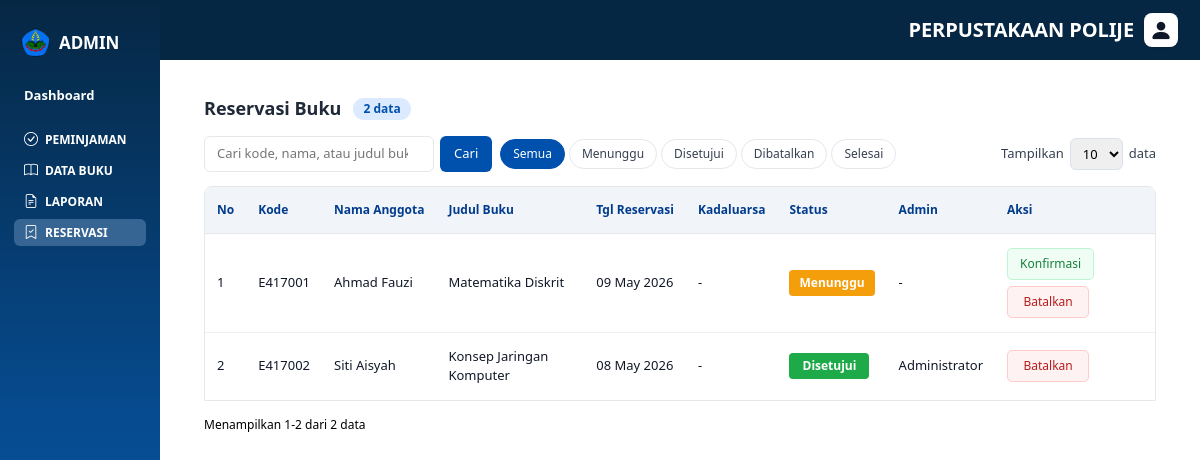
Page /admin/index.php?menu=reservasi on the committed database.
### tables this page shows
CREATE TABLE reservasi (
    id_reservasi INT AUTO_INCREMENT PRIMARY KEY,
    id_anggota INT NOT NULL,
    id_admin INT DEFAULT NULL,
    id_buku INT NOT NULL,
    tanggal_reservasi DATE NOT NULL,
    status ENUM('menunggu', 'disetujui', 'dibatalkan', 'selesai') NOT NULL DEFAULT 'menunggu',
    created_at TIMESTAMP NULL DEFAULT CURRENT_TIMESTAMP,
    updated_at TIMESTAMP NULL DEFAULT CURRENT_TIMESTAMP ON UPDATE CURRENT_TIMESTAMP,
    FOREIGN KEY (id_anggota) REFERENCES anggota(id_anggota)
        ON UPDATE CASCADE
        ON DELETE RESTRICT,
    FOREIGN KEY (id_admin) REFERENCES admin(id_admin)
        ON UPDATE CASCADE
        ON DELETE SET NULL,
    FOREIGN KEY (id_buku) REFERENCES buku(id_buku)
        ON UPDATE CASCADE
        ON DELETE RESTRICT
);

CREATE TABLE anggota (
    id_anggota INT AUTO_INCREMENT PRIMARY KEY,
    nim VARCHAR(20) NOT NULL UNIQUE,
    nama VARCHAR(100) NOT NULL,
    jurusan VARCHAR(100) NOT NULL DEFAULT '-',
    total_denda INT NOT NULL DEFAULT 0,
    nama_anggota VARCHAR(100) DEFAULT NULL,
    email VARCHAR(100) NOT NULL UNIQUE,
    password VARCHAR(255) NOT NULL,
    no_telepon VARCHAR(20) DEFAULT NULL,
    alamat TEXT DEFAULT NULL,
    status ENUM('aktif', 'nonaktif') NOT NULL DEFAULT 'aktif',
    created_at TIMESTAMP NULL DEFAULT CURRENT_TIMESTAMP,
    updated_at TIMESTAMP NULL DEFAULT CURRENT_TIMESTAMP ON UPDATE CURRENT_TIMESTAMP
);

CREATE TABLE buku (
    id_buku INT AUTO_INCREMENT PRIMARY KEY,
    isbn VARCHAR(20) DEFAULT NULL UNIQUE,
    judul VARCHAR(255) NOT NULL,
    penulis VARCHAR(255) NOT NULL,
    penerbit VARCHAR(255) NOT NULL,
    tahun_terbit YEAR NOT NULL,
    copy INT NOT NULL DEFAULT 0,
    id_kategori INT NOT NULL,
    cover VARCHAR(255) DEFAULT NULL,
    total_stok INT NOT NULL DEFAULT 0,
    stok_tersedia INT NOT NULL DEFAULT 0,
    created_at TIMESTAMP NULL DEFAULT CURRENT_TIMESTAMP,
    updated_at TIMESTAMP NULL DEFAULT CURRENT_TIMESTAMP ON UPDATE CURRENT_TIMESTAMP,
    FOREIGN KEY (id_kategori) REFERENCES kategori(id_kategori)
        ON UPDATE CASCADE
        ON DELETE RESTRICT
);

### controllers/ReservasiController.php (called while the page is built, shortened)
<?php
require_once __DIR__ . '/../config/database.php';
require_once __DIR__ . '/../models/Reservasi.php';
class ReservasiController
{
    private static function getConn(): mysqli
    {
        static $conn = null;
        if ($conn === null) {
            $db   = new Database();
            $conn = $db->getConnection();
        }
        return $conn;
    }
    private static function model(): Reservasi
    {
        static $model = null;
        if ($model === null) {
            $model = new Reservasi(self::getConn());
        }
        return $model;
    }
    public static function index(): array
    {
        $search       = trim($_GET['q'] ?? '');
        $filterStatus = trim($_GET['status'] ?? '');
        $perPage      = Reservasi::normalizePerPage($_GET['per_page'] ?? 10);
        $dataReservasi = self::model()->getAll($search, $filterStatus);
        $totalData   = count($dataReservasi);
        $totalPages  = max(1, (int) ceil($totalData / $perPage));
        $currentPage = min(max(1, (int) ($_GET['page'] ?? 1)), $totalPages);
        $offset      = ($currentPage - 1) * $perPage;
        return [
            'dataReservasi'   => $dataReservasi,
            'pageData'        => array_slice($dataReservasi, $offset, $perPage),
            'search'          => $search,
            'filterStatus'    => $filterStatus,
            'perPage'         => $perPage,
            'totalData'       => $totalData,
            'totalPages'      => $totalPages,
            'currentPage'     => $currentPage,
            'offset'          => $offset,
            'startDisplay'    => $totalData > 0 ? $offset + 1 : 0,
            'endDisplay'      => $totalData > 0 ? min($offset + $perPage, $totalData) : 0,
            'paginationItems' => Reservasi::paginationItems($currentPage, $totalPages),
        ];
    }
}

### models/Reservasi.php (called while the page is built, shortened)
<?php
class Reservasi
{
    private mysqli $conn;
    public function __construct(mysqli $conn)
    {
        $this->conn = $conn;
    }
    public function getAll(string $search = '', string $filterStatus = ''): array
    {
        $sql = 'SELECT
                    r.id_reservasi,
                    r.tanggal_reservasi,
                    r.status,
                    a.id_anggota,
                    a.nim,
                    a.nama as nama_anggota,
                    b.id_buku,
                    b.judul AS judul_buku,
                    adm.nama as nama_admin
                FROM reservasi r
                JOIN anggota a ON r.id_anggota = a.id_anggota
                JOIN buku    b ON r.id_buku    = b.id_buku
                LEFT JOIN admin adm ON r.id_admin = adm.id_admin
                WHERE 1=1';
        $types  = '';
        $sql .= ' ORDER BY r.created_at DESC';
        $stmt = $this->conn->prepare($sql);
        $stmt->execute();
        $result = $stmt->get_result();
        $data = [];
        while ($row = $result->fetch_assoc()) {
            $row['kode_anggota'] = $row['nim'];
            $data[] = $row;
        }
        return $data;
    }
    public static function perPageOptions(): array { return [5, 10, 15, 20]; }
    public static function normalizePerPage($value, int $default = 10): int
    {
        $value = (int) $value;
        return in_array($value, self::perPageOptions(), true) ? $value : $default;
    }
    public static function paginationItems(int $currentPage, int $totalPages): array
    {
        $items = [];
        $last  = false;
        for ($i = 1; $i <= $totalPages; $i++) {
            if ($i === 1 || $i === $totalPages || abs($i - $currentPage) <= 1) {
                $items[] = $i;
                $last    = false;
            } elseif (!$last) {
                $items[] = '...';
                $last    = true;
            }
        }
        return $items;
    }
}

### admin/pages/reservasi.php (the view, shortened to what this page needs)
<?php
require_once __DIR__ . '/../../controllers/ReservasiController.php';
extract(ReservasiController::index(), EXTR_SKIP);
function eR($v): string { return htmlspecialchars((string)$v, ENT_QUOTES, 'UTF-8'); }
function fmtTgl($d): string {
    if (empty($d)) return '-';
    $ts = strtotime((string)$d);
    return $ts ? date('d M Y', $ts) : '-';
}
$statusLabel = [
    'menunggu'   => ['label' => 'Menunggu',   'class' => 'badge-pending'],
    'disetujui'  => ['label' => 'Disetujui',  'class' => 'badge-confirmed'],
    'dibatalkan' => ['label' => 'Dibatalkan', 'class' => 'badge-cancelled'],
    'selesai'    => ['label' => 'Selesai',    'class' => 'badge-confirmed'],
];
?>
<div class="reservasi-wrapper">
    <div class="reservasi-header">
        <div class="title-group">
            <h1>Reservasi Buku</h1>
            <span class="total-badge"><?= (int)$totalData; ?> data</span>
        </div>
    </div>
    <div class="toolbar">
        <div class="toolbar-left">
            <form method="get" class="search-form">
                <input
                    type="search"
                    name="q"
                    value="<?= eR($search); ?>"
                    placeholder="Cari kode, nama, atau judul buku..."
                    class="search-input"
                    autocomplete="off"
                >
                <button type="submit" class="btn-search">Cari</button>
            </form>
            <div class="filter-group">
                <?php
                $statusOptions = [
                    ''           => 'Semua',
                    'menunggu'   => 'Menunggu',
                    'disetujui'  => 'Disetujui',
                    'dibatalkan' => 'Dibatalkan',
                    'selesai'    => 'Selesai',
                ];
                foreach ($statusOptions as $val => $lbl):
                    $active = ($filterStatus === $val) ? 'active' : '';
                ?>
                    <a href="?menu=reservasi&status=<?= eR($val); ?>&q=<?= eR($search); ?>&per_page=<?= (int)$perPage; ?>"
                       class="filter-chip <?= $active; ?>">
                        <?= eR($lbl); ?>
                    </a>
                <?php endforeach; ?>
            </div>
        </div>
        <div class="toolbar-right">
            <form method="get" class="per-page-form">
                <label for="per_page_reservasi">Tampilkan</label>
                <select name="per_page" id="per_page_reservasi" onchange="this.form.submit()">
                    <?php foreach (Reservasi::perPageOptions() as $opt): ?>
                        <option value="<?= (int)$opt; ?>" <?= $perPage === $opt ? 'selected' : ''; ?>>
                            <?= (int)$opt; ?>
                        </option>
                    <?php endforeach; ?>
                </select>
                <span>data</span>
            </form>
        </div>
    </div>
    <div class="table-wrapper">
        <table class="reservasi-table">
            <thead>
                <tr>
                    <th>No</th>
                    <th>Kode</th>
                    <th>Nama Anggota</th>
                    <th>Judul Buku</th>
                    <th>Tgl Reservasi</th>
                    <th>Kadaluarsa</th>
                    <th>Status</th>
                    <th>Admin</th>
                    <th>Aksi</th>
                </tr>
            </thead>
            <tbody>
            <?php if (!empty($pageData)): ?>
                <?php foreach ($pageData as $i => $r): ?>
                    <?php
                    $st = $r['status'] ?? 'menunggu';
                    $badge = $statusLabel[$st] ?? ['label' => $st, 'class' => 'badge-pending'];
                    ?>
                    <tr>
                        <td><?= (int)($startDisplay + $i); ?></td>
                        <td><?= eR($r['kode_anggota'] ?? ''); ?></td>
                        <td><?= eR($r['nama_anggota'] ?? ''); ?></td>
                        <td><?= eR($r['judul_buku'] ?? ''); ?></td>
                        <td><?= fmtTgl($r['tanggal_reservasi'] ?? ''); ?></td>
                        <td><?= fmtTgl($r['tanggal_kadaluarsa'] ?? ''); ?></td>
                        <td>
                            <span class="status-badge <?= eR($badge['class']); ?>">
                                <?= eR($badge['label']); ?>
                            </span>
                        </td>
                        <td><?= eR($r['nama_admin'] ?? '-'); ?></td>
                        <td>
                            <div class="action-group">
                                <?php if ($st === 'menunggu'): ?>
                                    <button
                                        type="button"
                                        class="btn-konfirmasi js-konfirmasi-reservasi"
                                        data-id="<?= (int)$r['id_reservasi']; ?>"
                                        data-nama="<?= eR($r['nama_anggota'] ?? ''); ?>"
                                        data-buku="<?= eR($r['judul_buku'] ?? ''); ?>"
                                        data-page="<?= (int)$currentPage; ?>"
                                        data-per-page="<?= (int)$perPage; ?>"
                                        data-q="<?= eR($search); ?>"
                                        data-status="<?= eR($filterStatus); ?>"
                                    >
                                        Konfirmasi
                                    </button>
                                    <button
                                        type="button"
                                        class="btn-batal js-batalkan-reservasi"
                                        data-id="<?= (int)$r['id_reservasi']; ?>"
                                        data-nama="<?= eR($r['nama_anggota'] ?? ''); ?>"
                                        data-buku="<?= eR($r['judul_buku'] ?? ''); ?>"
                                        data-page="<?= (int)$currentPage; ?>"
                                        data-per-page="<?= (int)$perPage; ?>"
                                        data-q="<?= eR($search); ?>"
                                        data-status="<?= eR($filterStatus); ?>"
                                    >
                                        Batalkan
                                    </button>
                                <?php elseif ($st === 'disetujui'): ?>
                                    <button
                                        type="button"
                                        class="btn-batal js-batalkan-reservasi"
                                        data-id="<?= (int)$r['id_reservasi']; ?>"
                                        data-nama="<?= eR($r['nama_anggota'] ?? ''); ?>"
                                        data-buku="<?= eR($r['judul_buku'] ?? ''); ?>"
                                        data-page="<?= (int)$currentPage; ?>"
                                        data-per-page="<?= (int)$perPage; ?>"
                                        data-q="<?= eR($search); ?>"
                                        data-status="<?= eR($filterStatus); ?>"
                                    >
                                        Batalkan
                                    </button>
                                <?php else: ?>
                                    <span class="empty-action">-</span>
                                <?php endif; ?>
                            </div>
                        </td>
                    </tr>
                <?php endforeach; ?>
            <?php endif; ?>
            </tbody>
        </table>
    </div>
    <div class="table-footer">
        <span class="table-info">
            <?php if ($totalData > 0): ?>
                Menampilkan <?= (int)$startDisplay; ?>-<?= (int)$endDisplay; ?> dari <?= (int)$totalData; ?> data
            <?php else: ?>
                Tidak ada data
            <?php endif; ?>
        </span>
    </div>
</div>
<?php include __DIR__ . '/../popup/reservasi.php'; ?>

### rows in the picture
reservasi: i "1", id_anggota.nim "E417001", id_anggota.nama "Ahmad Fauzi", id_buku.judul "Matematika Diskrit", tanggal_reservasi "09 May 2026", tanggal_kadaluarsa "-", status "Menunggu", nama_admin "-"
reservasi: i "2", id_anggota.nim "E417002", id_anggota.nama "Siti Aisyah", id_buku.judul "Konsep Jaringan Komputer", tanggal_reservasi "08 May 2026", tanggal_kadaluarsa "-", status "Disetujui", id_admin.nama "Administrator"

### other values in the picture
$totalData "2"
eR($lbl) "Semua"
eR($lbl) "Menunggu"
eR($lbl) "Disetujui"
eR($lbl) "Dibatalkan"
eR($lbl) "Selesai"
$startDisplay "1"
$endDisplay "2"
form field per_page "10"
